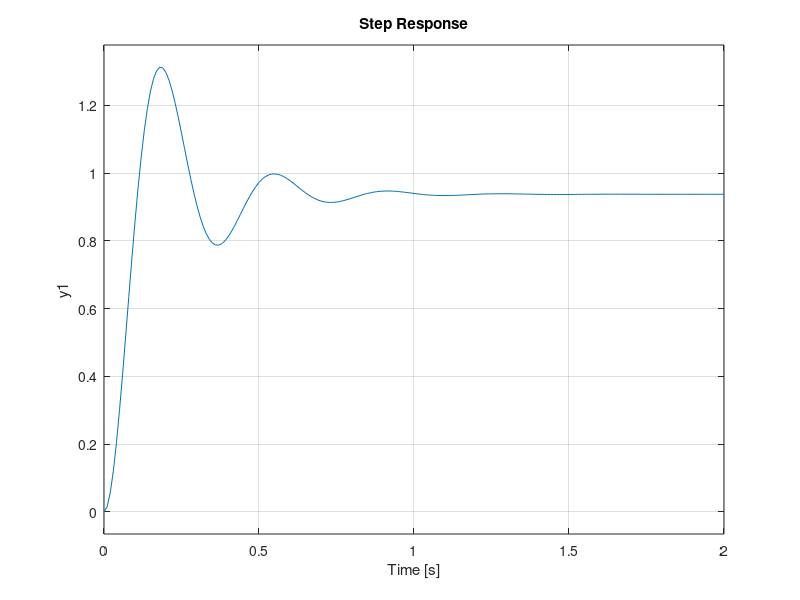

This chart was generated by the following MATLAB code:
s = tf('s');
Kp = 300;Ki = 0;Kd = 0;
C = Kp+Ki*1/s+Kd*s;
P = 1/(s^2 + 10*s + 20);
t = 0:0.01:2;
T = feedback(C*P,1);
step(T,t)